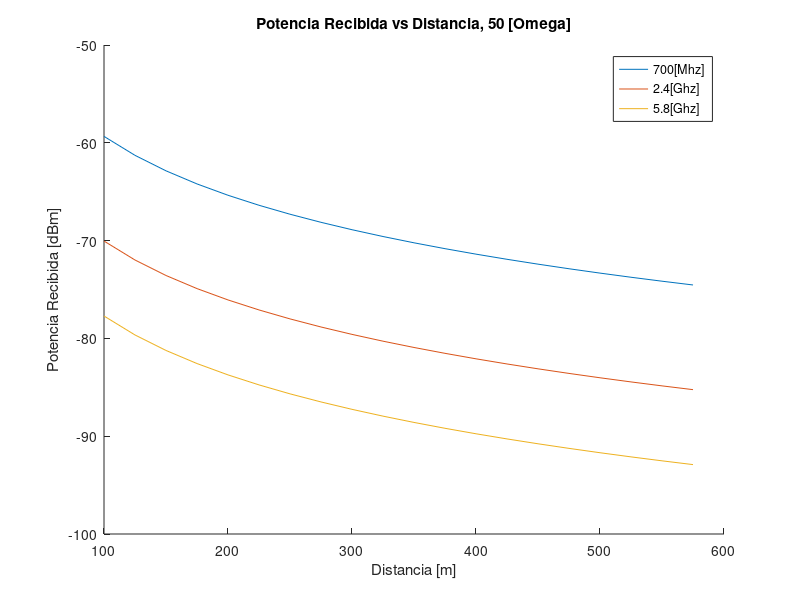

The MATLAB script that drew this image:
distancia = [100 125 150 175 200 225 250 275 300 325 350 375 400 425 450 475 500 525 550 575 ];
P_rx_700_75 = [-61.1046	-63.0428	-64.6265	-65.9654	-67.1252	-68.1483	-69.0634	-69.8913	-70.6471	-71.3423	-71.986	-72.5853	-73.1458	-73.6724	-74.1689	-74.6385	-75.084	-75.5078	-75.9119	-76.298];
P_rx_2k4_75 = [-71.8069,-73.7451,-75.3287,-76.6677,-77.8275,-78.8505,-79.7657,-80.5936,-81.3493,-82.0446,-82.6883,-83.2875,-83.8481,-84.3747,-84.8711,-85.3408,-85.7863,-86.2101,-86.6142,-87.0003];
P_rx_5k8_75 = [-79.4712,-81.4094,-82.9931,-84.332,-85.4918,-86.5149,-87.43,-88.2579,-89.0137,-89.7089,-90.3526,-90.9519,-91.5124,-92.039,-92.5355,-93.0051,-93.4506,-93.8744,-94.2785,-94.6646];

P_rx_700_50 = [-59.3437,-61.2819,-62.8656,-64.2045,-65.3643,-66.3874,-67.3025,-68.1304,-68.8862,-69.5814,-70.2251,-70.8244,-71.3849,-71.9115,-72.408,-72.8776,-73.3231,-73.7469,-74.151,-74.5371];
P_rx_2k4_50 = [-70.046,-71.9842,-73.5678,-74.9068,-76.0666,-77.0896,-78.0048,-78.8327,-79.5884,-80.2837,-80.9274,-81.5266,-82.0872,-82.6138,-83.1102,-83.5799,-84.0254,-84.4492,-84.8533,-85.2394];
P_rx_5k8_50 = [-77.7103,-79.6485,-81.2322,-82.5711,-83.7309,-84.754,-85.6691,-86.497,-87.2528,-87.948,-88.5917,-89.191,-89.7515,-90.2781,-90.7746,-91.2442,-91.6897,-92.1135,-92.5176,-92.9037];
%----------plots de 75------------
% hold on
% plot(distancia, P_rx_700_75)
% plot(distancia, P_rx_2k4_75)
% plot(distancia, P_rx_5k8_75)
% 
% title("Potencia Recibida vs Distancia, 75 [\Omega]")
% xlabel("Distancia [m]")
% ylabel("Potencia Recibida [dBm]")
% legend("700[Mhz]", "2.4[Ghz]", "5.8[Ghz]")

%----------plots de 50------------
hold on
plot(distancia, P_rx_700_50)
plot(distancia, P_rx_2k4_50)
plot(distancia, P_rx_5k8_50)

title("Potencia Recibida vs Distancia, 50 [\Omega]")
xlabel("Distancia [m]")
ylabel("Potencia Recibida [dBm]")
legend("700[Mhz]", "2.4[Ghz]", "5.8[Ghz]")
